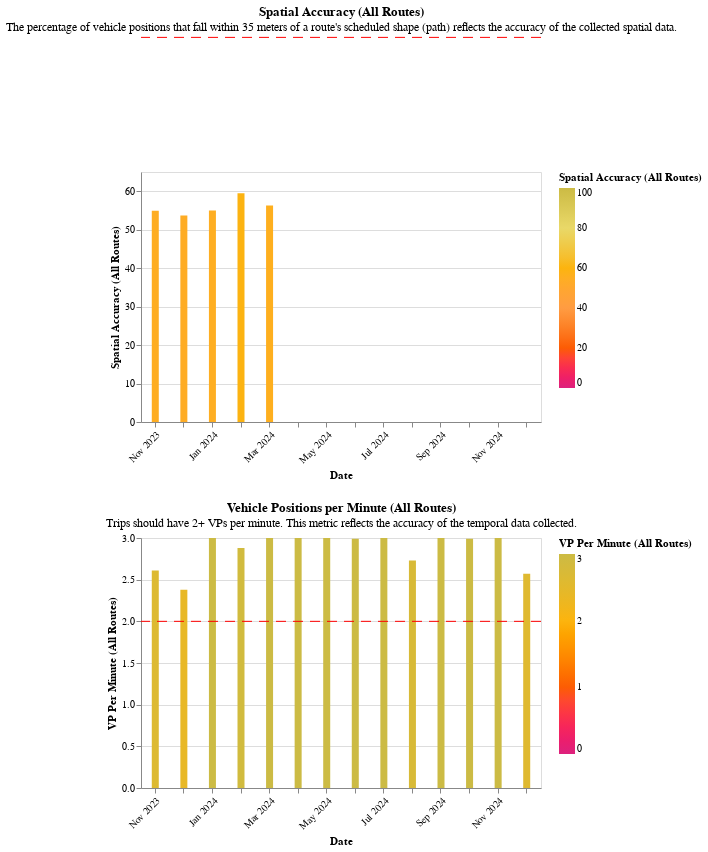

Notebook code cell kept with this figure:
### Markdown cell above
## Metrics for All Routes

### Code cell
if len(agency_metrics_df)==0:
    display(Markdown(f"""{organization_name} only has schedule data."""))
else:
    display(section2.agency_overview(agency_metrics_df))

### Figure 1 — Vega-Lite specification as saved in the notebook (floating-point values rounded to 4 significant figures)
{"config": {"view": {"continuousWidth": 300, "continuousHeight": 300}}, "vconcat": [{"layer": [{"mark": {"type": "bar", "clip": true, "size": 7}, "encoding": {"color": {"field": "Spatial Accuracy (All Routes)", "scale": {"domain": [0, 20, 40, 60, 80, 100], "range": ["#dd217d", "#fc5c04", "#ff9c42", "#fcb40e", "#e9d868", "#ccbb44"]}, "title": "Spatial Accuracy (All Routes)", "type": "quantitative"}, "tooltip": [{"field": "Date", "type": "temporal"}, {"field": "Spatial Accuracy (All Routes)", "type": "quantitative"}], "x": {"axis": {"format": "%b %Y", "labelAngle": -45}, "field": "Date", "timeUnit": "yearmonthdate", "title": ["Date"], "type": "ordinal"}, "y": {"field": "Spatial Accuracy (All Routes)", "scale": {"domain": [0, 65.0]}, "title": "Spatial Accuracy (All Routes)", "type": "quantitative"}}}, {"mark": {"type": "rule", "color": "red", "strokeDash": [10, 7]}, "encoding": {"y": {"aggregate": "mean", "field": "ruler_100_pct", "type": "quantitative"}}}], "height": 250, "title": {"text": "Spatial Accuracy (All Routes)", "subtitle": ["The percentage of vehicle positions that fall within 35 meters of a route's scheduled shape (path) reflects the accuracy of the collected spatial data."]}, "width": 400}, {"layer": [{"mark": {"type": "bar", "clip": true, "size": 7}, "encoding": {"color": {"field": "VP per Minute (All Routes)", "scale": {"domain": [0, 1, 2, 3], "range": ["#dd217d", "#fc5c04", "#fcb40e", "#ccbb44"]}, "title": "VP Per Minute (All Routes)", "type": "quantitative"}, "tooltip": [{"field": "Date", "type": "temporal"}, {"field": "VP per Minute (All Routes)", "type": "quantitative"}], "x": {"axis": {"format": "%b %Y", "labelAngle": -45}, "field": "Date", "timeUnit": "yearmonthdate", "title": ["Date"], "type": "ordinal"}, "y": {"field": "VP per Minute (All Routes)", "scale": {"domain": [0, 3]}, "title": "VP Per Minute (All Routes)", "type": "quantitative"}}}, {"mark": {"type": "rule", "color": "red", "strokeDash": [10, 7]}, "encoding": {"y": {"aggregate": "mean", "field": "ruler_for_vp_per_min", "type": "quantitative"}}}], "height": 250, "title": {"text": "Vehicle Positions per Minute (All Routes)", "subtitle": ["Trips should have 2+ VPs per minute. This metric reflects the accuracy of the temporal data collected."]}, "width": 400}], "data": {"name": "data-349f951730314bf1c48ee7c509c5d673"}, "resolve": {"scale": {"color": "independent"}}, "$schema": "https://vega.github.io/schema/vega-lite/v5.17.0.json", "datasets": {"data-349f951730314bf1c48ee7c509c5d673": [{"schedule_gtfs_dataset_key": "f5a749dd65924e025b1293c58f95f8d6", "VP per Minute (All Routes)": 2.61, "Spatial Accuracy (All Routes)": 54.94, "Date": "2023-11-15T00:00:00", "# Routes": 3.0, "# Trips": 57.0, "# Shapes": 13.0, "# Stops": 20.0, "# Arrivals": 378.0, "Operator Service Miles": 233.8, "Avg Arrivals per Stop": 18.9, "# Downtown Local Route Types": 0.0, "# Local Route Types": 0.0, "# Coverage Route Types": 1.0, "# Rapid Route Types": 0.0, "# Express Route Types": 0.0, "# Rail Route Types": 0.0, "Transit Operator": "Bay Area 511 Capitol Corridor Schedule", "Organization ID": "recvEBkSBc7UxlarC", "Organization": "Capitol Corridor Joint Powers Authority", "District": "04 - Oakland", "counties_served": null, "service_area_sq_miles": null, "hq_city": null, "service_area_pop": null, "organization_type": null, "primary_uza_name": null, "reporter_type": null, "ruler_100_pct": 100, "ruler_for_vp_per_min": 2}, {"schedule_gtfs_dataset_key": "f5a749dd65924e025b1293c58f95f8d6", "VP per Minute (All Routes)": 2.38, "Spatial Accuracy (All Routes)": 53.71, "Date": "2023-12-13T00:00:00", "# Routes": 3.0, "# Trips": 57.0, "# Shapes": 13.0, "# Stops": 20.0, "# Arrivals": 378.0, "Operator Service Miles": 233.8, "Avg Arrivals per Stop": 18.9, "# Downtown Local Route Types": 0.0, "# Local Route Types": 0.0, "# Coverage Route Types": 1.0, "# Rapid Route Types": 0.0, "# Express Route Types": 0.0, "# Rail Route Types": 0.0, "Transit Operator": "Bay Area 511 Capitol Corridor Schedule", "Organization ID": "recvEBkSBc7UxlarC", "Organization": "Capitol Corridor Joint Powers Authority", "District": "04 - Oakland", "counties_served": null, "service_area_sq_miles": null, "hq_city": null, "service_area_pop": null, "organization_type": null, "primary_uza_name": null, "reporter_type": null, "ruler_100_pct": 100, "ruler_for_vp_per_min": 2}, {"schedule_gtfs_dataset_key": "f5a749dd65924e025b1293c58f95f8d6", "VP per Minute (All Routes)": 3.0, "Spatial Accuracy (All Routes)": 54.99, "Date": "2024-01-17T00:00:00", "# Routes": 3.0, "# Trips": 57.0, "# Shapes": 13.0, "# Stops": 20.0, "# Arrivals": 378.0, "Operator Service Miles": 233.7, "Avg Arrivals per Stop": 18.9, "# Downtown Local Route Types": 0.0, "# Local Route Types": 0.0, "# Coverage Route Types": 1.0, "# Rapid Route Types": 0.0, "# Express Route Types": 0.0, "# Rail Route Types": 0.0, "Transit Operator": "Bay Area 511 Capitol Corridor Schedule", "Organization ID": "recvEBkSBc7UxlarC", "Organization": "Capitol Corridor Joint Powers Authority", "District": "04 - Oakland", "counties_served": null, "service_area_sq_miles": null, "hq_city": null, "service_area_pop": null, "organization_type": null, "primary_uza_name": null, "reporter_type": null, "ruler_100_pct": 100, "ruler_for_vp_per_min": 2}, {"schedule_gtfs_dataset_key": "f5a749dd65924e025b1293c58f95f8d6", "VP per Minute (All Routes)": 2.88, "Spatial Accuracy (All Routes)": 59.47, "Date": "2024-02-14T00:00:00", "# Routes": 3.0, "# Trips": 57.0, "# Shapes": 13.0, "# Stops": 20.0, "# Arrivals": 378.0, "Operator Service Miles": 233.7, "Avg Arrivals per Stop": 18.9, "# Downtown Local Route Types": 0.0, "# Local Route Types": 0.0, "# Coverage Route Types": 1.0, "# Rapid Route Types": 0.0, "# Express Route Types": 0.0, "# Rail Route Types": 0.0, "Transit Operator": "Bay Area 511 Capitol Corridor Schedule", "Organization ID": "recvEBkSBc7UxlarC", "Organization": "Capitol Corridor Joint Powers Authority", "District": "04 - Oakland", "counties_served": null, "service_area_sq_miles": null, "hq_city": null, "service_area_pop": null, "organization_type": null, "primary_uza_name": null, "reporter_type": null, "ruler_100_pct": 100, "ruler_for_vp_per_min": 2}, {"schedule_gtfs_dataset_key": "f5a749dd65924e025b1293c58f95f8d6", "VP per Minute (All Routes)": 3.0, "Spatial Accuracy (All Routes)": 56.32, "Date": "2024-03-13T00:00:00", "# Routes": 3.0, "# Trips": 57.0, "# Shapes": 13.0, "# Stops": 20.0, "# Arrivals": 378.0, "Operator Service Miles": 233.7, "Avg Arrivals per Stop": 18.9, "# Downtown Local Route Types": 0.0, "# Local Route Types": 0.0, "# Coverage Route Types": 1.0, "# Rapid Route Types": 0.0, "# Express Route Types": 0.0, "# Rail Route Types": 0.0, "Transit Operator": "Bay Area 511 Capitol Corridor Schedule", "Organization ID": "recvEBkSBc7UxlarC", "Organization": "Capitol Corridor Joint Powers Authority", "District": "04 - Oakland", "counties_served": null, "service_area_sq_miles": null, "hq_city": null, "service_area_pop": null, "organization_type": null, "primary_uza_name": null, "reporter_type": null, "ruler_100_pct": 100, "ruler_for_vp_per_min": 2}, {"schedule_gtfs_dataset_key": "f5a749dd65924e025b1293c58f95f8d6", "VP per Minute (All Routes)": 3.0, "Spatial Accuracy (All Routes)": 0.0, "Date": "2024-04-17T00:00:00", "# Routes": 3.0, "# Trips": 57.0, "# Shapes": 13.0, "# Stops": 20.0, "# Arrivals": 378.0, "Operator Service Miles": 233.7, "Avg Arrivals per Stop": 18.9, "# Downtown Local Route Types": 0.0, "# Local Route Types": 0.0, "# Coverage Route Types": 1.0, "# Rapid Route Types": 0.0, "# Express Route Types": 0.0, "# Rail Route Types": 0.0, "Transit Operator": "Bay Area 511 Capitol Corridor Schedule", "Organization ID": "recvEBkSBc7UxlarC", "Organization": "Capitol Corridor Joint Powers Authority", "District": "04 - Oakland", "counties_served": null, "service_area_sq_miles": null, "hq_city": null, "service_area_pop": null, "organization_type": null, "primary_uza_name": null, "reporter_type": null, "ruler_100_pct": 100, "ruler_for_vp_per_min": 2}, {"schedule_gtfs_dataset_key": "f5a749dd65924e025b1293c58f95f8d6", "VP per Minute (All Routes)": 3.0, "Spatial Accuracy (All Routes)": 0.0, "Date": "2024-05-22T00:00:00", "# Routes": 3.0, "# Trips": 57.0, "# Shapes": 13.0, "# Stops": 20.0, "# Arrivals": 378.0, "Operator Service Miles": 233.6, "Avg Arrivals per Stop": 18.9, "# Downtown Local Route Types": 0.0, "# Local Route Types": 0.0, "# Coverage Route Types": 1.0, "# Rapid Route Types": 0.0, "# Express Route Types": 0.0, "# Rail Route Types": 0.0, "Transit Operator": "Bay Area 511 Capitol Corridor Schedule", "Organization ID": "recvEBkSBc7UxlarC", "Organization": "Capitol Corridor Joint Powers Authority", "District": "04 - Oakland", "counties_served": null, "service_area_sq_miles": null, "hq_city": null, "service_area_pop": null, "organization_type": null, "primary_uza_name": null, "reporter_type": null, "ruler_100_pct": 100, "ruler_for_vp_per_min": 2}, {"schedule_gtfs_dataset_key": "f5a749dd65924e025b1293c58f95f8d6", "VP per Minute (All Routes)": 2.99, "Spatial Accuracy (All Routes)": 0.0, "Date": "2024-06-12T00:00:00", "# Routes": 3.0, "# Trips": 57.0, "# Shapes": 13.0, "# Stops": 20.0, "# Arrivals": 378.0, "Operator Service Miles": 233.6, "Avg Arrivals per Stop": 18.9, "# Downtown Local Route Types": 0.0, "# Local Route Types": 0.0, "# Coverage Route Types": 1.0, "# Rapid Route Types": 0.0, "# Express Route Types": 0.0, "# Rail Route Types": 0.0, "Transit Operator": "Bay Area 511 Capitol Corridor Schedule", "Organization ID": "recvEBkSBc7UxlarC", "Organization": "Capitol Corridor Joint Powers Authority", "District": "04 - Oakland", "counties_served": null, "service_area_sq_miles": null, "hq_city": null, "service_area_pop": null, "organization_type": null, "primary_uza_name": null, "reporter_type": null, "ruler_100_pct": 100, "ruler_for_vp_per_min": 2}, {"schedule_gtfs_dataset_key": "f5a749dd65924e025b1293c58f95f8d6", "VP per Minute (All Routes)": 3.0, "Spatial Accuracy (All Routes)": 0.0, "Date": "2024-07-17T00:00:00", "# Routes": 3.0, "# Trips": 57.0, "# Shapes": 13.0, "# Stops": 20.0, "# Arrivals": 378.0, "Operator Service Miles": 233.6, "Avg Arrivals per Stop": 18.9, "# Downtown Local Route Types": 0.0, "# Local Route Types": 0.0, "# Coverage Route Types": 1.0, "# Rapid Route Types": 0.0, "# Express Route Types": 0.0, "# Rail Route Types": 0.0, "Transit Operator": "Bay Area 511 Capitol Corridor Schedule", "Organization ID": "recvEBkSBc7UxlarC", "Organization": "Capitol Corridor Joint Powers Authority", "District": "04 - Oakland", "counties_served": null, "service_area_sq_miles": null, "hq_city": null, "service_area_pop": null, "organization_type": null, "primary_uza_name": null, "reporter_type": null, "ruler_100_pct": 100, "ruler_for_vp_per_min": 2}, {"schedule_gtfs_dataset_key": "f5a749dd65924e025b1293c58f95f8d6", "VP per Minute (All Routes)": 2.73, "Spatial Accuracy (All Routes)": 0.0, "Date": "2024-08-14T00:00:00", "# Routes": 3.0, "# Trips": 57.0, "# Shapes": 13.0, "# Stops": 20.0, "# Arrivals": 378.0, "Operator Service Miles": 233.6, "Avg Arrivals per Stop": 18.9, "# Downtown Local Route Types": 0.0, "# Local Route Types": 0.0, "# Coverage Route Types": 1.0, "# Rapid Route Types": 0.0, "# Express Route Types": 0.0, "# Rail Route Types": 0.0, "Transit Operator": "Bay Area 511 Capitol Corridor Schedule", "Organization ID": "recvEBkSBc7UxlarC", "Organization": "Capitol Corridor Joint Powers Authority", "District": "04 - Oakland", "counties_served": null, "service_area_sq_miles": null, "hq_city": null, "service_area_pop": null, "organization_type": null, "primary_uza_name": null, "reporter_type": null, "ruler_100_pct": 100, "ruler_for_vp_per_min": 2}, {"schedule_gtfs_dataset_key": "f5a749dd65924e025b1293c58f95f8d6", "VP per Minute (All Routes)": 3.0, "Spatial Accuracy (All Routes)": 0.0, "Date": "2024-09-18T00:00:00", "# Routes": 3.0, "# Trips": 57.0, "# Shapes": 13.0, "# Stops": 20.0, "# Arrivals": 378.0, "Operator Service Miles": 233.6, "Avg Arrivals per Stop": 18.9, "# Downtown Local Route Types": 0.0, "# Local Route Types": 0.0, "# Coverage Route Types": 1.0, "# Rapid Route Types": 0.0, "# Express Route Types": 0.0, "# Rail Route Types": 0.0, "Transit Operator": "Bay Area 511 Capitol Corridor Schedule", "Organization ID": "recvEBkSBc7UxlarC", "Organization": "Capitol Corridor Joint Powers Authority", "District": "04 - Oakland", "counties_served": null, "service_area_sq_miles": null, "hq_city": null, "service_area_pop": null, "organization_type": null, "primary_uza_name": null, "reporter_type": null, "ruler_100_pct": 100, "ruler_for_vp_per_min": 2}, {"schedule_gtfs_dataset_key": "f5a749dd65924e025b1293c58f95f8d6", "VP per Minute (All Routes)": 2.99, "Spatial Accuracy (All Routes)": 0.0, "Date": "2024-10-16T00:00:00", "# Routes": 3.0, "# Trips": 57.0, "# Shapes": 13.0, "# Stops": 20.0, "# Arrivals": 378.0, "Operator Service Miles": 233.6, "Avg Arrivals per Stop": 18.9, "# Downtown Local Route Types": 0.0, "# Local Route Types": 0.0, "# Coverage Route Types": 1.0, "# Rapid Route Types": 0.0, "# Express Route Types": 0.0, "# Rail Route Types": 0.0, "Transit Operator": "Bay Area 511 Capitol Corridor Schedule", "Organization ID": "recvEBkSBc7UxlarC", "Organization": "Capitol Corridor Joint Powers Authority", "District": "04 - Oakland", "counties_served": null, "service_area_sq_miles": null, "hq_city": null, "service_area_pop": null, "organization_type": null, "primary_uza_name": null, "reporter_type": null, "ruler_100_pct": 100, "ruler_for_vp_per_min": 2}, {"schedule_gtfs_dataset_key": "f5a749dd65924e025b1293c58f95f8d6", "VP per Minute (All Routes)": 3.0, "Spatial Accuracy (All Routes)": 0.0, "Date": "2024-11-13T00:00:00", "# Routes": 3.0, "# Trips": 57.0, "# Shapes": 13.0, "# Stops": 20.0, "# Arrivals": 378.0, "Operator Service Miles": 233.6, "Avg Arrivals per Stop": 18.9, "# Downtown Local Route Types": 0.0, "# Local Route Types": 0.0, "# Coverage Route Types": 1.0, "# Rapid Route Types": 0.0, "# Express Route Types": 0.0, "# Rail Route Types": 0.0, "Transit Operator": "Bay Area 511 Capitol Corridor Schedule", "Organization ID": "recvEBkSBc7UxlarC", "Organization": "Capitol Corridor Joint Powers Authority", "District": "04 - Oakland", "counties_served": null, "service_area_sq_miles": null, "hq_city": null, "service_area_pop": null, "organization_type": null, "primary_uza_name": null, "reporter_type": null, "ruler_100_pct": 100, "ruler_for_vp_per_min": 2}, {"schedule_gtfs_dataset_key": "f5a749dd65924e025b1293c58f95f8d6", "VP per Minute (All Routes)": 2.57, "Spatial Accuracy (All Routes)": 0.0, "Date": "2024-12-11T00:00:00", "# Routes": 3.0, "# Trips": 57.0, "# Shapes": 13.0, "# Stops": 20.0, "# Arrivals": 378.0, "Operator Service Miles": 233.6, "Avg Arrivals per Stop": 18.9, "# Downtown Local Route Types": 0.0, "# Local Route Types": 0.0, "# Coverage Route Types": 1.0, "# Rapid Route Types": 0.0, "# Express Route Types": 0.0, "# Rail Route Types": 0.0, "Transit Operator": "Bay Area 511 Capitol Corridor Schedule", "Organization ID": "recvEBkSBc7UxlarC", "Organization": "Capitol Corridor Joint Powers Authority", "District": "04 - Oakland", "counties_served": null, "service_area_sq_miles": null, "hq_city": null, "service_area_pop": null, "organization_type": null, "primary_uza_name": null, "reporter_type": null, "ruler_100_pct": 100, "ruler_for_vp_per_min": 2}, {"schedule_gtfs_dataset_key": "f5a749dd65924e025b1293c58f95f8d6", "VP per Minute (All Routes)": null, "Spatial Accuracy (All Routes)": null, "Date": "2023-03-15T00:00:00", "# Routes": 3.0, "# Trips": 58.0, "# Shapes": 13.0, "# Stops": 20.0, "# Arrivals": 380.0, "Operator Service Miles": 233.8, "Avg Arrivals per Stop": 19.0, "# Downtown Local Route Types": 0.0, "# Local Route Types": 0.0, "# Coverage Route Types": 1.0, "# Rapid Route Types": 0.0, "# Express Route Types": 0.0, "# Rail Route Types": 0.0, "Transit Operator": "Bay Area 511 Capitol Corridor Schedule", "Organization ID": "recvEBkSBc7UxlarC", "Organization": "Capitol Corridor Joint Powers Authority", "District": "04 - Oakland", "counties_served": null, "service_area_sq_miles": null, "hq_city": null, "service_area_pop": null, "organization_type": null, "primary_uza_name": null, "reporter_type": null, "ruler_100_pct": 100, "ruler_for_vp_per_min": 2}, {"schedule_gtfs_dataset_key": "f5a749dd65924e025b1293c58f95f8d6", "VP per Minute (All Routes)": null, "Spatial Accuracy (All Routes)": null, "Date": "2023-04-12T00:00:00", "# Routes": 3.0, "# Trips": 57.0, "# Shapes": 13.0, "# Stops": 20.0, "# Arrivals": 378.0, "Operator Service Miles": 233.8, "Avg Arrivals per Stop": 18.9, "# Downtown Local Route Types": 0.0, "# Local Route Types": 0.0, "# Coverage Route Types": 1.0, "# Rapid Route Types": 0.0, "# Express Route Types": 0.0, "# Rail Route Types": 0.0, "Transit Operator": "Bay Area 511 Capitol Corridor Schedule", "Organization ID": "recvEBkSBc7UxlarC", "Organization": "Capitol Corridor Joint Powers Authority", "District": "04 - Oakland", "counties_served": null, "service_area_sq_miles": null, "hq_city": null, "service_area_pop": null, "organization_type": null, "primary_uza_name": null, "reporter_type": null, "ruler_100_pct": 100, "ruler_for_vp_per_min": 2}, {"schedule_gtfs_dataset_key": "f5a749dd65924e025b1293c58f95f8d6", "VP per Minute (All Routes)": null, "Spatial Accuracy (All Routes)": null, "Date": "2023-05-17T00:00:00", "# Routes": 3.0, "# Trips": 57.0, "# Shapes": 13.0, "# Stops": 20.0, "# Arrivals": 378.0, "Operator Service Miles": 233.8, "Avg Arrivals per Stop": 18.9, "# Downtown Local Route Types": 0.0, "# Local Route Types": 0.0, "# Coverage Route Types": 1.0, "# Rapid Route Types": 0.0, "# Express Route Types": 0.0, "# Rail Route Types": 0.0, "Transit Operator": "Bay Area 511 Capitol Corridor Schedule", "Organization ID": "recvEBkSBc7UxlarC", "Organization": "Capitol Corridor Joint Powers Authority", "District": "04 - Oakland", "counties_served": null, "service_area_sq_miles": null, "hq_city": null, "service_area_pop": null, "organization_type": null, "primary_uza_name": null, "reporter_type": null, "ruler_100_pct": 100, "ruler_for_vp_per_min": 2}, {"schedule_gtfs_dataset_key": "f5a749dd65924e025b1293c58f95f8d6", "VP per Minute (All Routes)": null, "Spatial Accuracy (All Routes)": null, "Date": "2023-06-14T00:00:00", "# Routes": 3.0, "# Trips": 57.0, "# Shapes": 13.0, "# Stops": 20.0, "# Arrivals": 378.0, "Operator Service Miles": 233.8, "Avg Arrivals per Stop": 18.9, "# Downtown Local Route Types": 0.0, "# Local Route Types": 0.0, "# Coverage Route Types": 1.0, "# Rapid Route Types": 0.0, "# Express Route Types": 0.0, "# Rail Route Types": 0.0, "Transit Operator": "Bay Area 511 Capitol Corridor Schedule", "Organization ID": "recvEBkSBc7UxlarC", "Organization": "Capitol Corridor Joint Powers Authority", "District": "04 - Oakland", "counties_served": null, "service_area_sq_miles": null, "hq_city": null, "service_area_pop": null, "organization_type": null, "primary_uza_name": null, "reporter_type": null, "ruler_100_pct": 100, "ruler_for_vp_per_min": 2}, {"schedule_gtfs_dataset_key": "f5a749dd65924e025b1293c58f95f8d6", "VP per Minute (All Routes)": null, "Spatial Accuracy (All Routes)": null, "Date": "2023-07-12T00:00:00", "# Routes": 3.0, "# Trips": 57.0, "# Shapes": 13.0, "# Stops": 20.0, "# Arrivals": 378.0, "Operator Service Miles": 233.8, "Avg Arrivals per Stop": 18.9, "# Downtown Local Route Types": 0.0, "# Local Route Types": 0.0, "# Coverage Route Types": 1.0, "# Rapid Route Types": 0.0, "# Express Route Types": 0.0, "# Rail Route Types": 0.0, "Transit Operator": "Bay Area 511 Capitol Corridor Schedule", "Organization ID": "recvEBkSBc7UxlarC", "Organization": "Capitol Corridor Joint Powers Authority", "District": "04 - Oakland", "counties_served": null, "service_area_sq_miles": null, "hq_city": null, "service_area_pop": null, "organization_type": null, "primary_uza_name": null, "reporter_type": null, "ruler_100_pct": 100, "ruler_for_vp_per_min": 2}, {"schedule_gtfs_dataset_key": "f5a749dd65924e025b1293c58f95f8d6", "VP per Minute (All Routes)": null, "Spatial Accuracy (All Routes)": null, "Date": "2023-08-15T00:00:00", "# Routes": 3.0, "# Trips": 57.0, "# Shapes": 13.0, "# Stops": 20.0, "# Arrivals": 378.0, "Operator Service Miles": 233.8, "Avg Arrivals per Stop": 18.9, "# Downtown Local Route Types": 0.0, "# Local Route Types": 0.0, "# Coverage Route Types": 1.0, "# Rapid Route Types": 0.0, "# Express Route Types": 0.0, "# Rail Route Types": 0.0, "Transit Operator": "Bay Area 511 Capitol Corridor Schedule", "Organization ID": "recvEBkSBc7UxlarC", "Organization": "Capitol Corridor Joint Powers Authority", "District": "04 - Oakland", "counties_served": null, "service_area_sq_miles": null, "hq_city": null, "service_area_pop": null, "organization_type": null, "primary_uza_name": null, "reporter_type": null, "ruler_100_pct": 100, "ruler_for_vp_per_min": 2}, {"schedule_gtfs_dataset_key": "f5a749dd65924e025b1293c58f95f8d6", "VP per Minute (All Routes)": null, "Spatial Accuracy (All Routes)": null, "Date": "2023-09-13T00:00:00", "# Routes": 3.0, "# Trips": 57.0, "# Shapes": 13.0, "# Stops": 20.0, "# Arrivals": 378.0, "Operator Service Miles": 233.8, "Avg Arrivals per Stop": 18.9, "# Downtown Local Route Types": 0.0, "# Local Route Types": 0.0, "# Coverage Route Types": 1.0, "# Rapid Route Types": 0.0, "# Express Route Types": 0.0, "# Rail Route Types": 0.0, "Transit Operator": "Bay Area 511 Capitol Corridor Schedule", "Organization ID": "recvEBkSBc7UxlarC", "Organization": "Capitol Corridor Joint Powers Authority", "District": "04 - Oakland", "counties_served": null, "service_area_sq_miles": null, "hq_city": null, "service_area_pop": null, "organization_type": null, "primary_uza_name": null, "reporter_type": null, "ruler_100_pct": 100, "ruler_for_vp_per_min": 2}, {"schedule_gtfs_dataset_key": "f5a749dd65924e025b1293c58f95f8d6", "VP per Minute (All Routes)": null, "Spatial Accuracy (All Routes)": null, "Date": "2023-10-11T00:00:00", "# Routes": 3.0, "# Trips": 57.0, "# Shapes": 13.0, "# Stops": 20.0, "# Arrivals": 378.0, "Operator Service Miles": 233.8, "Avg Arrivals per Stop": 18.9, "# Downtown Local Route Types": 0.0, "# Local Route Types": 0.0, "# Coverage Route Types": 1.0, "# Rapid Route Types": 0.0, "# Express Route Types": 0.0, "# Rail Route Types": 0.0, "Transit Operator": "Bay Area 511 Capitol Corridor Schedule", "Organization ID": "recvEBkSBc7UxlarC", "Organization": "Capitol Corridor Joint Powers Authority", "District": "04 - Oakland", "counties_served": null, "service_area_sq_miles": null, "hq_city": null, "service_area_pop": null, "organization_type": null, "primary_uza_name": null, "reporter_type": null, "ruler_100_pct": 100, "ruler_for_vp_per_min": 2}]}}
